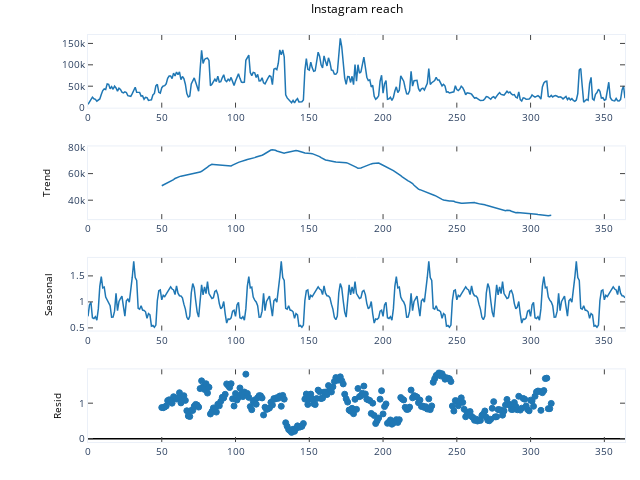

The notebook cell saved with this chart:
### Markdown cell above
Instagram Reach Forecasting using Time Series Forecasting

### Code cell
data = data[["Date", "Instagram reach"]]
result = seasonal_decompose(data['Instagram reach'], model='multiplicative', period=100)
fig = plt.figure()
fig = result.plot()
fig = mpl_to_plotly(fig)
fig.show()

### Figure 1 — Plotly figure (JSON) as saved in the notebook; plotly's stock layout.template omitted (floating-point values rounded to 4 significant figures; data arrays with more than 128 entries replaced by an {"elided": "..."} marker saying what was removed)
{"data": [{"line": {"color": "rgba (31, 119, 180, 1)", "dash": "solid", "width": 1.5}, "mode": "lines", "name": "_child0", "type": "scatter", "x": {"elided": "365 int values"}, "xaxis": "x", "y": {"elided": "365 int values"}, "yaxis": "y"}, {"line": {"color": "rgba (31, 119, 180, 1)", "dash": "solid", "width": 1.5}, "mode": "lines", "name": "_child0", "type": "scatter", "x": {"elided": "365 int values"}, "xaxis": "x2", "y": {"elided": "365 float values"}, "yaxis": "y2"}, {"line": {"color": "rgba (31, 119, 180, 1)", "dash": "solid", "width": 1.5}, "mode": "lines", "name": "_child0", "type": "scatter", "x": {"elided": "365 int values"}, "xaxis": "x3", "y": {"elided": "365 float values"}, "yaxis": "y3"}, {"marker": {"color": "#1F77B4", "line": {"color": "#1F77B4", "width": 1}, "opacity": 1, "size": 6, "symbol": "circle"}, "mode": "markers", "name": "_child0", "type": "scatter", "x": {"elided": "365 int values"}, "xaxis": "x4", "y": {"elided": "365 float values"}, "yaxis": "y4"}, {"line": {"color": "rgba (0, 0, 0, 1)", "dash": "solid", "width": 1.5}, "mode": "lines", "name": "_child1", "type": "scatter", "x": [0, 364], "xaxis": "x4", "y": [0, 0], "yaxis": "y4"}], "layout": {"annotations": [{"font": {"color": "#000000", "size": 12}, "showarrow": false, "text": "Instagram reach", "x": 0.5006, "xanchor": "center", "xref": "paper", "y": 1.04, "yanchor": "bottom", "yref": "paper"}], "autosize": false, "height": 480, "hovermode": "closest", "margin": {"b": 38, "l": 88, "pad": 0, "r": 15, "t": 35}, "showlegend": false, "width": 640, "xaxis": {"anchor": "y", "domain": [0, 1], "mirror": "ticks", "nticks": 9, "range": [0, 364], "showgrid": false, "showline": true, "side": "bottom", "tickfont": {"size": 10}, "ticks": "inside", "type": "linear", "zeroline": false}, "xaxis2": {"anchor": "y2", "domain": [0, 1], "mirror": "ticks", "nticks": 9, "range": [0, 364], "showgrid": false, "showline": true, "side": "bottom", "tickfont": {"size": 10}, "ticks": "inside", "type": "linear", "zeroline": false}, "xaxis3": {"anchor": "y3", "domain": [0, 1], "mirror": "ticks", "nticks": 9, "range": [0, 364], "showgrid": false, "showline": true, "side": "bottom", "tickfont": {"size": 10}, "ticks": "inside", "type": "linear", "zeroline": false}, "xaxis4": {"anchor": "y4", "domain": [0, 1], "mirror": "ticks", "nticks": 9, "range": [0, 364], "showgrid": false, "showline": true, "side": "bottom", "tickfont": {"size": 10}, "ticks": "inside", "type": "linear", "zeroline": false}, "yaxis": {"anchor": "x", "domain": [0.8215, 1], "mirror": "ticks", "nticks": 4, "range": [-98.9, 169700.0], "showgrid": false, "showline": true, "side": "left", "tickfont": {"size": 10}, "ticks": "inside", "type": "linear", "zeroline": false}, "yaxis2": {"anchor": "x2", "domain": [0.5477, 0.7262], "mirror": "ticks", "nticks": 4, "range": [25790.0, 80420.0], "showgrid": false, "showline": true, "side": "left", "tickfont": {"size": 10}, "ticks": "inside", "title": {"font": {"color": "#000000", "size": 10}, "text": "Trend"}, "type": "linear", "zeroline": false}, "yaxis3": {"anchor": "x3", "domain": [0.2738, 0.4523], "mirror": "ticks", "nticks": 5, "range": [0.4489, 1.846], "showgrid": false, "showline": true, "side": "left", "tickfont": {"size": 10}, "ticks": "inside", "title": {"font": {"color": "#000000", "size": 10}, "text": "Seasonal"}, "type": "linear", "zeroline": false}, "yaxis4": {"anchor": "x4", "domain": [0, 0.1785], "mirror": "ticks", "nticks": 4, "range": [-0.09295, 1.952], "showgrid": false, "showline": true, "side": "left", "tickfont": {"size": 10}, "ticks": "inside", "title": {"font": {"color": "#000000", "size": 10}, "text": "Resid"}, "type": "linear", "zeroline": false}}}
